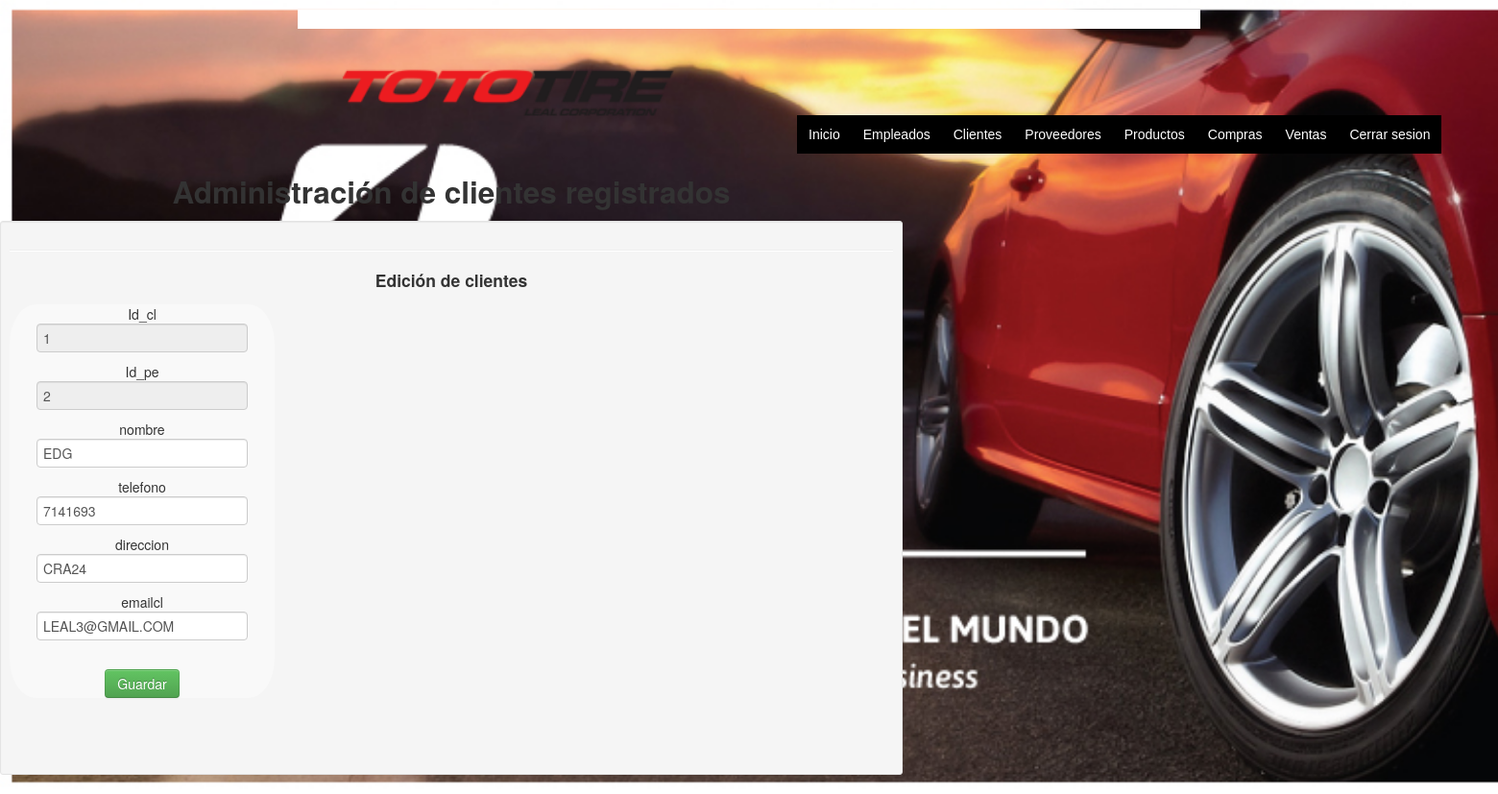
The app's page /controlador/actualizarcl.php?id=1 (signed in) with its own data.
### tables this page shows
CREATE TABLE `clientes` (
  `id_cl` int(11) NOT NULL,
  `id_pe` int(11) DEFAULT NULL,
  `name` varchar(250) DEFAULT NULL,
  `tel` varchar(250) DEFAULT NULL,
  `dir` varchar(250) DEFAULT NULL,
  `email` varchar(250) DEFAULT NULL
);

### controlador/actualizarcl.php (the view, shortened to what this page needs)
<!DOCTYPE html>
<html lang="en">
  <head>
    <link href="bootstrap/css/bootstrap.min.css" rel="stylesheet"/>
<link rel="stylesheet" type="text/css" href="css\acem.css" />
  </head>
<body >
<div class="container">
<div class="row">
</div>
 <div class="menu"style=" background: #ffffff;">
 <?php
include("../vista/menu.php");
?>
<div class="row">
	<div class="span12">
		<div class="caption">
		<h2> Administración de clientes registrados</h2>
		<div class="well well-small">
		<hr class="soft"/>
		<h4>Edición de clientes</h4>
		<div class="row-fluid">
		<?php
		extract($_GET);
		require("../modelo/connect_db.php");
		$id = $_GET['id'];
		$sql="SELECT * FROM clientes WHERE id_cl= '$id'";
		$ressql=mysqli_query($mysqli,$sql);
		while ($row=mysqli_fetch_row($ressql)){
			    $id_cl=$row[0];
			    $id_pe=$row[1];
		    	$clname=$row[2];
		    	$telcl=$row[3];
		    	$dircl=$row[4];
				$emailcl=$row[5];
			}
		?>
		<form action="../modelo/ejecutaactualizarcl.php" method="post">
				Id_cl<br><input type="text" name="id_cl" value= "<?php echo $id_cl ?>" readonly="readonly"><br>
				Id_pe<br><input type="text" name="id`_pe" value= "<?php echo $id_pe ?>" readonly="readonly"><br>
				nombre<br> <input type="text" name="clname" value="<?php echo $clname ?>"pattern="[A-Za-zÑñÁÉÍÓÚáéíóú\s]+"><br>
				telefono <br> <input type="text" name="telcl" value="<?php echo $telcl ?>"pattern="[0-9]*"><br>
				direccion<br> <input type="text" name="dircl" value="<?php echo $dircl ?>"><br>
				emailcl<br> <input type="email" name="emailcl" value="<?php echo $emailcl ?>"><br>
				<br>
				<input type="submit" value="Guardar" class="btn btn-success btn-primary">
			</form>
		<div class="span8">
		</div>
		</div>
		<br/>
		</div>
</div>
	</div>
</div>
  </body>
</html>

### controlador/css/acem.css (style rules this page uses)
body { background-image: url(LLANTA.JPG); background-repeat: no-repeat; background-attachment: fixed; background-size: cover; text-align: center; font-family: "Times New Roman"; }
div { padding-top: 5px }
form { width:30%; background: rgba(255, 255, 255, 0.37); border-radius:10%; }
::placeholder { color: silver; }
.menu { padding:10px 20px; }

### controlador/css/indexastyle.css (style rules this page uses)
* { margin:0px; padding:0px; }
body { background-image: url(LLANTA.JPG); background-repeat: no-repeat; background-attachment: fixed; background-size: cover; text-align: center; font-family: "Times New Roman"; }

### records on screen
clientes: id_cl "1", id_pe "2", clname "EDG", telcl "7141693", dircl "CRA24", emailcl "LEAL3@GMAIL.COM"
